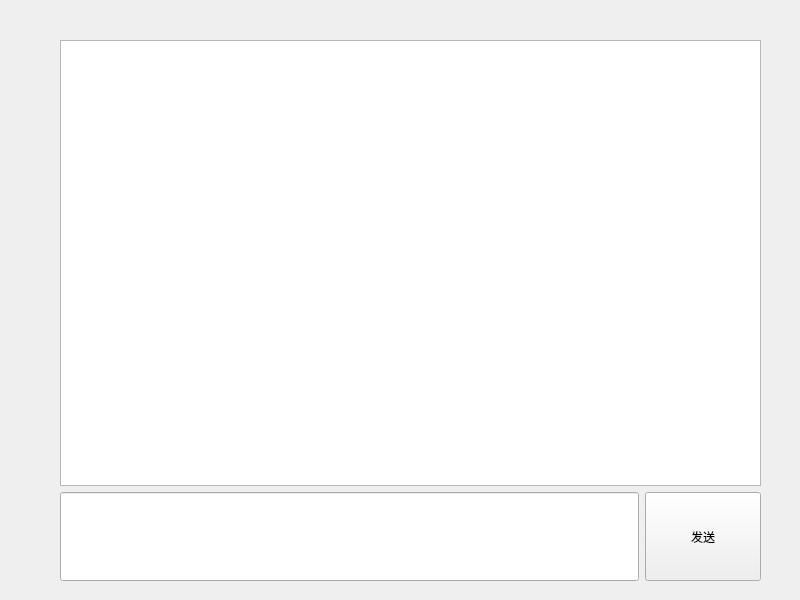
<?xml version="1.0" encoding="UTF-8"?>
<ui version="4.0">
 <class>Widget</class>
 <widget class="QWidget" name="Widget">
  <property name="geometry">
   <rect>
    <x>0</x>
    <y>0</y>
    <width>800</width>
    <height>600</height>
   </rect>
  </property>
  <property name="windowTitle">
   <string>Widget</string>
  </property>
  <widget class="QWidget" name="">
   <property name="geometry">
    <rect>
     <x>60</x>
     <y>40</y>
     <width>701</width>
     <height>541</height>
    </rect>
   </property>
   <layout class="QVBoxLayout" name="verticalLayout" stretch="5,1">
    <item>
     <widget class="QPlainTextEdit" name="plainTextEdit"/>
    </item>
    <item>
     <layout class="QHBoxLayout" name="horizontalLayout" stretch="5,1">
      <item>
       <widget class="QLineEdit" name="lineEdit">
        <property name="sizePolicy">
         <sizepolicy hsizetype="Expanding" vsizetype="Expanding">
          <horstretch>0</horstretch>
          <verstretch>0</verstretch>
         </sizepolicy>
        </property>
       </widget>
      </item>
      <item>
       <widget class="QPushButton" name="pushButton">
        <property name="sizePolicy">
         <sizepolicy hsizetype="Minimum" vsizetype="Expanding">
          <horstretch>0</horstretch>
          <verstretch>0</verstretch>
         </sizepolicy>
        </property>
        <property name="text">
         <string>发送</string>
        </property>
       </widget>
      </item>
     </layout>
    </item>
   </layout>
  </widget>
 </widget>
 <resources/>
 <connections/>
</ui>
